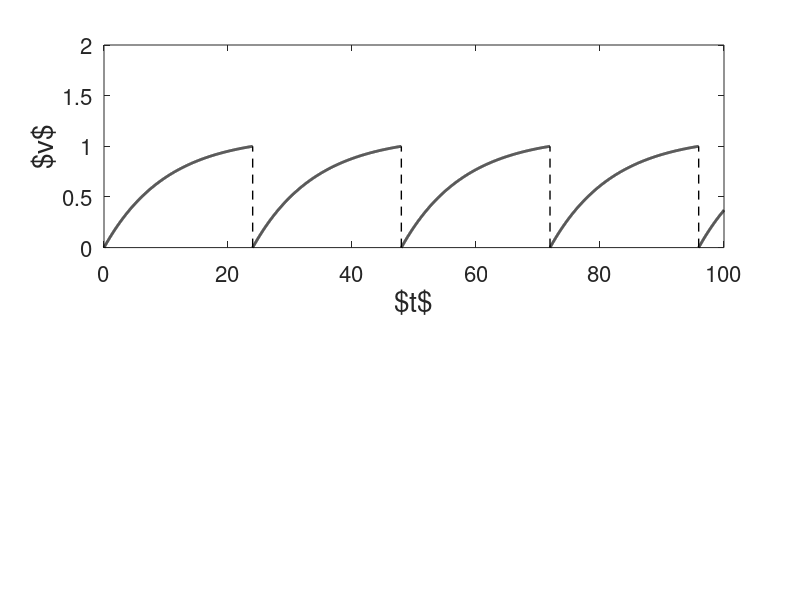

Write MATLAB code to recreate this figure.
clear; clf;
tau_m=10;
I=0.11;

t_final=100;
dt=0.01;
dt05=dt/2;


subplot(211);
k=1;
v(1)=0;
t(1)=0;

while t(k)<t_final,
    v_inc=-v(k)/tau_m+I;
    v_tmp=v(k)+dt05*v_inc;
    v_inc=-v_tmp/tau_m+I;
    v_new=v(k)+dt*v_inc;
    if v_new<=1,
        v(k+1)=v_new;
        t(k+1)=t(k)+dt;
        k=k+1;
    else
        t_old=t(k);
        t_new=t_old+dt;
        t_spike=(v_new-1)*t_old+(1-v(k))*t_new;
        t_spike=t_spike/(v_new-v(k));
        t(k+1)=t_spike;
        v(k+1)=1;
        k=k+1;
        plot(t,v,'-k','Linewidth',2);
        hold on;
        plot([t(k),t(k)],[0,1],'--k','Linewidth',1)
        clear v;
        t_now=t(k);
        clear t;
        v(1)=0;
        t(1)=t_now;
        k=1;   
    end;
end;
plot(t,v,'-k','Linewidth',2);
hold off;
set(gca,'Fontsize',16);
axis([0,t_final,0,2]);
xlabel('$t$','Fontsize',20); ylabel('$v$','Fontsize',20);

shg;
